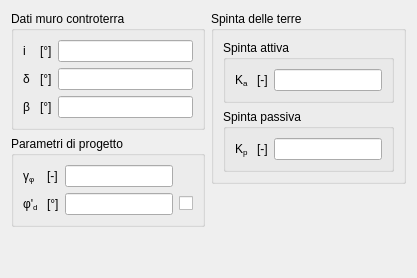
     <widget class="QWidget" name="KTab">
      <attribute name="title">
       <string>Spinta delle terre</string>
      </attribute>
      <layout class="QGridLayout" name="gridLayout_12">
       <item row="0" column="0">
        <layout class="QVBoxLayout" name="verticalLayout_7">
         <item>
          <widget class="QGroupBox" name="KGeneralDataGBox">
           <property name="title">
            <string>Dati muro controterra</string>
           </property>
           <layout class="QGridLayout" name="gridLayout_7">
            <item row="0" column="0">
             <widget class="QLabelRichName" name="KiLabel">
              <property name="text">
               <string>i</string>
              </property>
             </widget>
            </item>
            <item row="0" column="1">
             <widget class="QLabelUnitMeasure" name="KiUMLabel">
              <property name="text">
               <string>&lt;!DOCTYPE HTML PUBLIC &quot;-//W3C//DTD HTML 4.0//EN&quot; &quot;http://www.w3.org/TR/REC-html40/strict.dtd&quot;&gt;
&lt;html&gt;&lt;head&gt;&lt;meta name=&quot;qrichtext&quot; content=&quot;1&quot; /&gt;&lt;/head&gt;
&lt;body&gt;
[°]
&lt;/body&gt;&lt;/html&gt;</string>
              </property>
             </widget>
            </item>
            <item row="0" column="2">
             <widget class="QLineEditValue" name="KiLEdit"/>
            </item>
            <item row="1" column="0">
             <widget class="QLabelRichName" name="KdeltaLabel">
              <property name="text">
               <string>δ</string>
              </property>
             </widget>
            </item>
            <item row="1" column="1">
             <widget class="QLabelUnitMeasure" name="KdeltaUMLabel">
              <property name="text">
               <string>&lt;!DOCTYPE HTML PUBLIC &quot;-//W3C//DTD HTML 4.0//EN&quot; &quot;http://www.w3.org/TR/REC-html40/strict.dtd&quot;&gt;
&lt;html&gt;&lt;head&gt;&lt;meta name=&quot;qrichtext&quot; content=&quot;1&quot; /&gt;&lt;/head&gt;
&lt;body&gt;
[°]
&lt;/body&gt;&lt;/html&gt;</string>
              </property>
             </widget>
            </item>
            <item row="1" column="2">
             <widget class="QLineEditValue" name="KdeltaLEdit"/>
            </item>
            <item row="2" column="0">
             <widget class="QLabelRichName" name="KbetaLabel">
              <property name="text">
               <string>&lt;!DOCTYPE HTML PUBLIC &quot;-//W3C//DTD HTML 4.0//EN&quot; &quot;http://www.w3.org/TR/REC-html40/strict.dtd&quot;&gt;
&lt;html&gt;&lt;head&gt;&lt;/head&gt;
&lt;body&gt;
β
&lt;/body&gt;&lt;/html&gt;</string>
              </property>
             </widget>
            </item>
            <item row="2" column="1">
             <widget class="QLabelUnitMeasure" name="KbetaUMLabel">
              <property name="text">
               <string>&lt;!DOCTYPE HTML PUBLIC &quot;-//W3C//DTD HTML 4.0//EN&quot; &quot;http://www.w3.org/TR/REC-html40/strict.dtd&quot;&gt;
&lt;html&gt;&lt;head&gt;&lt;meta name=&quot;qrichtext&quot; content=&quot;1&quot; /&gt;&lt;/head&gt;
&lt;body&gt;
[°]
&lt;/body&gt;&lt;/html&gt;</string>
              </property>
             </widget>
            </item>
            <item row="2" column="2">
             <widget class="QLineEditValue" name="KbetaLEdit"/>
            </item>
           </layout>
          </widget>
         </item>
         <item>
          <widget class="QGroupBox" name="KDesignParametersGBox">
           <property name="title">
            <string>Parametri di progetto</string>
           </property>
           <layout class="QGridLayout" name="gridLayout_2">
            <item row="2" column="2">
             <widget class="QLineEditValue" name="KPhiPrimeDLEdit"/>
            </item>
            <item row="1" column="2">
             <widget class="QLineEditValue" name="KGammaTanPhiPrimeLEdit"/>
            </item>
            <item row="2" column="3">
             <widget class="QCheckBoxReadOnly" name="KPhiPrimeDCheckBox">
              <property name="text">
               <string/>
              </property>
             </widget>
            </item>
            <item row="2" column="1">
             <widget class="QLabelUnitMeasure" name="KPhiPrimeDUMLabel">
              <property name="text">
               <string>&lt;!DOCTYPE HTML PUBLIC &quot;-//W3C//DTD HTML 4.0//EN&quot; &quot;http://www.w3.org/TR/REC-html40/strict.dtd&quot;&gt;
&lt;html&gt;&lt;head&gt;&lt;meta name=&quot;qrichtext&quot; content=&quot;1&quot; /&gt;&lt;/head&gt;
&lt;body&gt;
[°]
&lt;/body&gt;&lt;/html&gt;</string>
              </property>
             </widget>
            </item>
            <item row="1" column="1">
             <widget class="QLabelUnitMeasure" name="KGammaTanPhiPrimeUMLabel">
              <property name="text">
               <string>&lt;!DOCTYPE HTML PUBLIC &quot;-//W3C//DTD HTML 4.0//EN&quot; &quot;http://www.w3.org/TR/REC-html40/strict.dtd&quot;&gt;
&lt;html&gt;&lt;head&gt;&lt;meta name=&quot;qrichtext&quot; content=&quot;1&quot; /&gt;&lt;/head&gt;
&lt;body&gt;
[-]
&lt;/body&gt;&lt;/html&gt;</string>
              </property>
             </widget>
            </item>
            <item row="2" column="0">
             <widget class="QLabelRichName" name="KPhiPrimeDLabel">
              <property name="text">
               <string>&lt;!DOCTYPE HTML PUBLIC &quot;-//W3C//DTD HTML 4.0//EN&quot; &quot;http://www.w3.org/TR/REC-html40/strict.dtd&quot;&gt;
&lt;html&gt;&lt;/head&gt;
&lt;body&gt;
φ'&lt;span style=&quot; vertical-align:sub;&quot;&gt;d&lt;/span&gt;
&lt;/body&gt;&lt;/html&gt;</string>
              </property>
             </widget>
            </item>
            <item row="1" column="0">
             <widget class="QLabelRichName" name="KGammaTanPhiPrimeLabel">
              <property name="text">
               <string>&lt;!DOCTYPE HTML PUBLIC &quot;-//W3C//DTD HTML 4.0//EN&quot; &quot;http://www.w3.org/TR/REC-html40/strict.dtd&quot;&gt;
&lt;html&gt;&lt;/head&gt;
&lt;body&gt;
γ&lt;span style=&quot; vertical-align:sub;&quot;&gt;φ&lt;/span&gt;&lt;/body&gt;&lt;/html&gt;</string>
              </property>
             </widget>
            </item>
           </layout>
          </widget>
         </item>
         <item>
          <spacer name="verticalSpacer">
           <property name="orientation">
            <enum>Qt::Vertical</enum>
           </property>
           <property name="sizeHint" stdset="0">
            <size>
             <width>20</width>
             <height>40</height>
            </size>
           </property>
          </spacer>
         </item>
        </layout>
       </item>
       <item row="0" column="1">
        <layout class="QVBoxLayout" name="verticalLayout_8">
         <item>
          <widget class="QGroupBox" name="K_KGroup">
           <property name="title">
            <string>Spinta delle terre</string>
           </property>
           <layout class="QGridLayout" name="gridLayout_24">
            <item row="1" column="0">
             <widget class="QGroupBox" name="K_KpGBox">
              <property name="title">
               <string>Spinta passiva</string>
              </property>
              <layout class="QGridLayout" name="gridLayout_4">
               <item row="0" column="0">
                <widget class="QLabelRichName" name="KpLabel">
                 <property name="text">
                  <string>&lt;html&gt;&lt;head/&gt;
&lt;body&gt;
K&lt;span style=&quot; vertical-align:sub;&quot;&gt;p&lt;/span&gt;
&lt;/body&gt;&lt;/html&gt;</string>
                 </property>
                </widget>
               </item>
               <item row="0" column="2">
                <widget class="QLineEditValue" name="KpLEdit"/>
               </item>
               <item row="0" column="1">
                <widget class="QLabelUnitMeasure" name="KpUMLabel">
                 <property name="text">
                  <string>&lt;!DOCTYPE HTML PUBLIC &quot;-//W3C//DTD HTML 4.0//EN&quot; &quot;http://www.w3.org/TR/REC-html40/strict.dtd&quot;&gt;
&lt;html&gt;&lt;head&gt;&lt;meta name=&quot;qrichtext&quot; content=&quot;1&quot; /&gt;&lt;/head&gt;
&lt;body&gt;
[-]
&lt;/body&gt;&lt;/html&gt;</string>
                 </property>
                </widget>
               </item>
              </layout>
             </widget>
            </item>
            <item row="0" column="0">
             <widget class="QGroupBox" name="K_KaGBox">
              <property name="title">
               <string>Spinta attiva</string>
              </property>
              <layout class="QGridLayout" name="gridLayout_3">
               <item row="1" column="2">
                <widget class="QLineEditValue" name="KaLEdit"/>
               </item>
               <item row="1" column="1">
                <widget class="QLabelUnitMeasure" name="KaUMLabel">
                 <property name="text">
                  <string>&lt;!DOCTYPE HTML PUBLIC &quot;-//W3C//DTD HTML 4.0//EN&quot; &quot;http://www.w3.org/TR/REC-html40/strict.dtd&quot;&gt;
&lt;html&gt;&lt;head&gt;&lt;meta name=&quot;qrichtext&quot; content=&quot;1&quot; /&gt;&lt;/head&gt;
&lt;body&gt;
[-]
&lt;/body&gt;&lt;/html&gt;</string>
                 </property>
                </widget>
               </item>
               <item row="1" column="0">
                <widget class="QLabelRichName" name="KaLabel">
                 <property name="text">
                  <string>&lt;html&gt;&lt;head/&gt;
&lt;body&gt;
K&lt;span style=&quot; vertical-align:sub;&quot;&gt;a&lt;/span&gt;
&lt;/body&gt;&lt;/html&gt;</string>
                 </property>
                </widget>
               </item>
              </layout>
             </widget>
            </item>
           </layout>
          </widget>
         </item>
         <item>
          <spacer name="verticalSpacer_6">
           <property name="orientation">
            <enum>Qt::Vertical</enum>
           </property>
           <property name="sizeHint" stdset="0">
            <size>
             <width>17</width>
             <height>37</height>
            </size>
           </property>
          </spacer>
         </item>
        </layout>
       </item>
      </layout>
     </widget>
